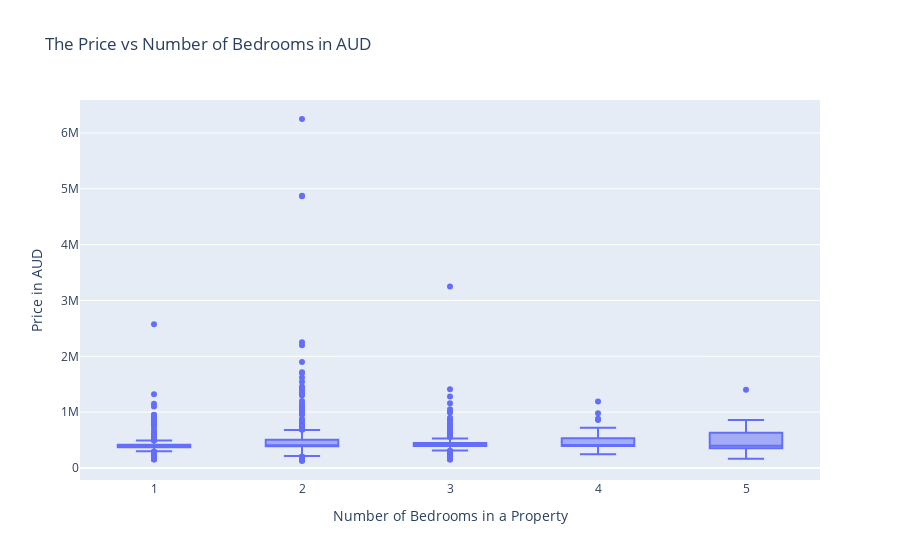

Notebook cell for this chart:
### Code cell
px.box(property_list, x='bedroom', y = 'price',
      title='The Price vs Number of Bedrooms in AUD', 
             labels = {'bedroom':'Number of Bedrooms in a Property', 'price': 'Price in AUD'})#to find out how the price fares against number of bedrooms.

### Figure 1 — Plotly figure (JSON) as saved in the notebook; plotly's stock layout.template omitted (floating-point values rounded to 4 significant figures; data arrays with more than 128 entries replaced by an {"elided": "..."} marker saying what was removed)
{"data": [{"alignmentgroup": "True", "hovertemplate": "Number of Bedrooms in a Property=%{x}<br>Price in AUD=%{y}<extra></extra>", "legendgroup": "", "marker": {"color": "#636efa"}, "name": "", "notched": false, "offsetgroup": "", "orientation": "v", "showlegend": false, "type": "box", "x": {"elided": "1000 int values"}, "x0": " ", "xaxis": "x", "y": {"elided": "1000 int values"}, "y0": " ", "yaxis": "y"}], "layout": {"boxmode": "group", "legend": {"tracegroupgap": 0}, "title": {"text": "The Price vs Number of Bedrooms in AUD"}, "xaxis": {"anchor": "y", "domain": [0, 1], "title": {"text": "Number of Bedrooms in a Property"}}, "yaxis": {"anchor": "x", "domain": [0, 1], "title": {"text": "Price in AUD"}}}}
